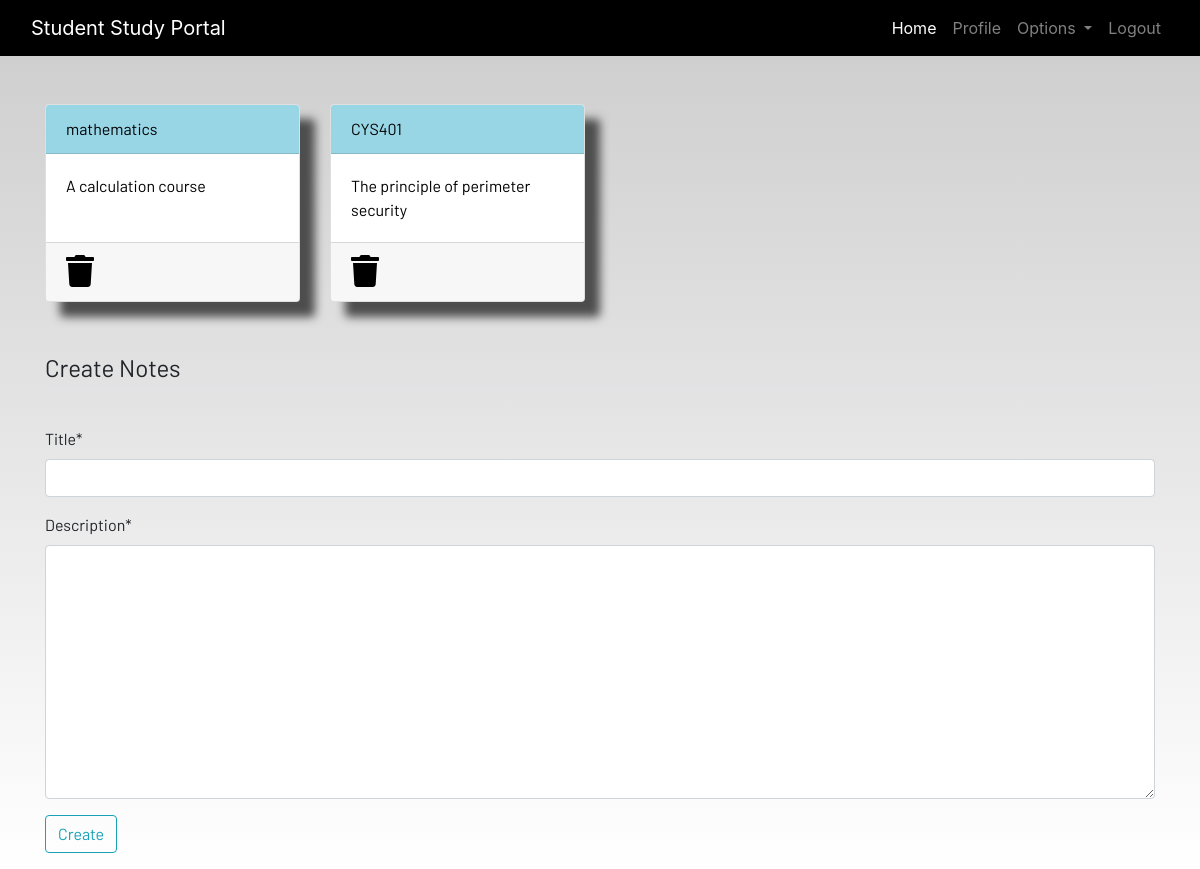
/notes/ (signed in), run on the app's committed database.
### dashboard/models.py (models this page shows, shortened)
class Notes(models.Model):
    user = models.ForeignKey(User, on_delete=models.CASCADE)
    Title = models.CharField(max_length=200)
    Description = models.TextField()
    class Meta:
        verbose_name = "Notes"
        verbose_name_plural = "Notes"

### dashboard/views.py (the view)
# urls.py: path('notes/', notes_view, name = "notes"),
@login_required
def notes_view(request):
    form = NotesForm()
    notes = Notes.objects.filter(user=request.user)
    if request.method == "POST":
        form = NotesForm(request.POST)
        if form.is_valid():
            form.instance.user = request.user
            form.save()
            return redirect("/notes")
        messages.success(request, f"Notes added from {request.user.username} successfully")
    else:
        form = NotesForm()
    context={
        "notes" : notes,
        "form" : form
    }
    return render(request, "dashboard/notes.html", context)

### dashboard/forms.py
class NotesForm(forms.ModelForm):
    class Meta:
        model = Notes
        fields = ["Title",
            "Description"
        ]

### templates/dashboard/notes.html (shortened to what this page needs)
{% extends 'dashboard/base.html' %}
{% load static %}
{% load crispy_forms_tags %}
{% block content %}
<div class="container">
    <div class="row">
        {% for note in notes %}
        <div class="col-md-3">
            <a href="{% url 'notes_detail' note.id %}">
                <div class="card">
                    <div class="card-header">{{note.Title}}</div>
                    <div class="card-body">{{note.Description}}</div>
                    <div class="card-footer mt-auto "><a href="{% url 'notes_delete' note.id %}">
                        <i class="fa fa-trash fa-2x"></i></a>
                    </div>
                </div>
            </a>
        </div>
        {% endfor %}
        <br><br>
    </div>
</div>
<br><br>
<div class="container">
    <form method="POST">
        <fieldset class="form-group">
            <legend class="border-bottom mb-4">Create Notes</legend>
        </fieldset>
        {{ form|crispy }}
        <div class="form-group">
            <button href="" class="btn btn-outline-info" type="submit">
                Create
            </button>
        </div>
    </form>
</div>
{% endblock content %}

### static/css/main.css (style rules this page uses)
html { scroll-behavior: smooth; height: 100%; width: 100%; }
.card { box-shadow: 15px 15px 10px rgb(78, 77, 77); }
a { text-decoration: none !important; color: black; }
.card-header { color: black !important; background: rgb(152, 214, 230) !important; transition: 0.3s ease-in; }
html, body { max-width: 100%; overflow-x: hidden; height: 100%; width: 100%; }
body { background: linear-gradient(rgba(0, 0, 0, 0.2), rgba(255, 255, 255, 0.5)); overflow-x: hidden; background-repeat: no-repeat; }
.card-header { background-color: rgb(133, 204, 231); }
.col-md-3 .card { width: 100%; height: 100%; }
.fa { color: black; }

### data on the page
Notes: Title "mathematics", Description "A calculation course"
Notes: Title "CYS401", Description "The principle of perimeter security"
